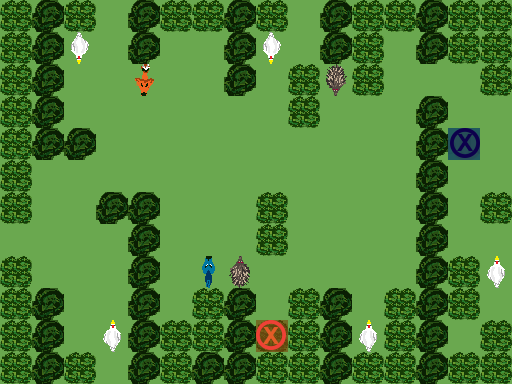

The image is a tile-based game level rendered from a .tmx file. Its description and complete source (layers, tilesets, objects, tile grids) follow:
An orthogonal 16x12 tile map with 32x32 px tiles, 3 tile layers (Ground, Obstacles, Objects), 1 hidden layer not drawn.

<map version="1.0" orientation="orthogonal" renderorder="right-down" width="16" height="12" tilewidth="32" tileheight="32" nextobjectid="1">
 <tileset firstgid="1" name="TilesetPlaceholder" tilewidth="32" tileheight="32" tilecount="240" columns="10">
  <image source="../../../../Tileset.png" width="320" height="768" />
 </tileset>
 <layer name="Ground" width="16" height="12">
  <data encoding="csv">
1,1,1,1,1,1,1,1,1,1,1,1,1,1,1,1,
1,1,1,1,1,1,1,1,1,1,1,1,1,1,1,1,
1,1,1,1,1,1,1,1,1,1,1,1,1,1,1,1,
1,1,1,1,1,1,1,1,1,1,1,1,1,1,1,1,
1,1,1,1,1,1,1,1,1,1,1,1,1,1,1,1,
1,1,1,1,1,1,1,1,1,1,1,1,1,1,1,1,
1,1,1,1,1,1,1,1,1,1,1,1,1,1,1,1,
1,1,1,1,1,1,1,1,1,1,1,1,1,1,1,1,
1,1,1,1,1,1,1,1,1,1,1,1,1,1,1,1,
1,1,1,1,1,1,1,1,1,1,1,1,1,1,1,1,
1,1,1,1,1,1,1,1,1,1,1,1,1,1,1,1,
1,1,1,1,1,1,1,1,1,1,1,1,1,1,1,1
</data>
 </layer>
 <layer name="Obstacles" width="16" height="12">
  <data encoding="csv">
44,42,44,0,42,44,44,42,44,0,42,44,44,42,44,44,
44,42,0,0,42,0,0,42,0,0,42,44,0,42,44,44,
44,42,0,0,0,0,0,42,0,44,0,44,0,0,0,44,
44,42,0,0,0,0,0,0,0,44,0,0,0,42,0,0,
44,42,42,0,0,0,0,0,0,0,0,0,0,42,0,0,
44,0,0,0,0,0,0,0,0,0,0,0,0,42,0,0,
44,0,0,42,42,0,0,0,44,0,0,0,0,42,0,44,
0,0,0,0,42,0,0,0,44,0,0,0,0,42,0,0,
44,0,0,0,42,0,0,0,0,0,0,0,0,42,44,0,
44,42,0,0,42,0,44,42,0,44,42,0,44,42,44,0,
44,42,0,0,42,44,44,42,44,44,42,0,44,42,0,44,
44,42,44,0,42,44,42,42,44,44,42,44,44,42,44,44
</data>
 </layer>
 <layer name="Objects" width="16" height="12">
  <data encoding="csv">
0,0,0,0,0,0,0,0,0,0,0,0,0,0,0,0,
0,0,3221225657,0,0,0,0,0,3221225657,0,0,0,0,0,0,0,
0,0,0,0,3221225663,0,0,0,0,0,3221225613,0,0,0,0,0,
0,0,0,0,0,0,0,0,0,0,0,0,0,0,0,0,
0,0,0,0,0,0,0,0,0,0,0,0,0,0,182,0,
0,0,0,0,0,0,0,0,0,0,0,0,0,0,0,0,
0,0,0,0,0,0,0,0,0,0,0,0,0,0,0,0,
0,0,0,0,0,0,0,0,0,0,0,0,0,0,0,0,
0,0,0,0,0,0,192,141,0,0,0,0,0,0,0,185,
0,0,0,0,0,0,0,0,0,0,0,0,0,0,0,0,
0,0,0,185,0,0,0,0,181,0,0,185,0,0,0,0,
0,0,0,0,0,0,0,0,0,0,0,0,0,0,0,0
</data>
 </layer>
 <layer name="Solution" width="16" height="12" visible="0">
  <data encoding="csv">
0,0,0,0,0,0,0,0,0,0,0,0,0,0,0,0,
0,0,0,0,0,0,0,0,0,0,0,0,0,0,0,0,
0,0,0,0,0,0,0,0,0,0,0,232,232,232,232,0,
0,0,0,0,222,0,0,0,0,0,0,232,0,0,0,0,
0,0,0,0,222,0,0,0,0,0,0,232,0,0,0,0,
0,0,0,0,222,202,202,202,202,202,202,197,0,0,0,0,
0,0,0,0,0,0,232,0,0,0,0,222,0,0,0,0,
0,0,0,0,0,0,232,0,0,0,0,222,0,0,0,0,
0,0,0,0,0,0,0,0,222,222,222,222,0,0,0,0,
0,0,0,0,0,0,0,0,0,0,0,0,0,0,0,0,
0,0,0,0,0,0,0,0,0,0,0,0,0,0,0,0,
0,0,0,0,0,0,0,0,0,0,0,0,0,0,0,0
</data>
 </layer>
</map>
